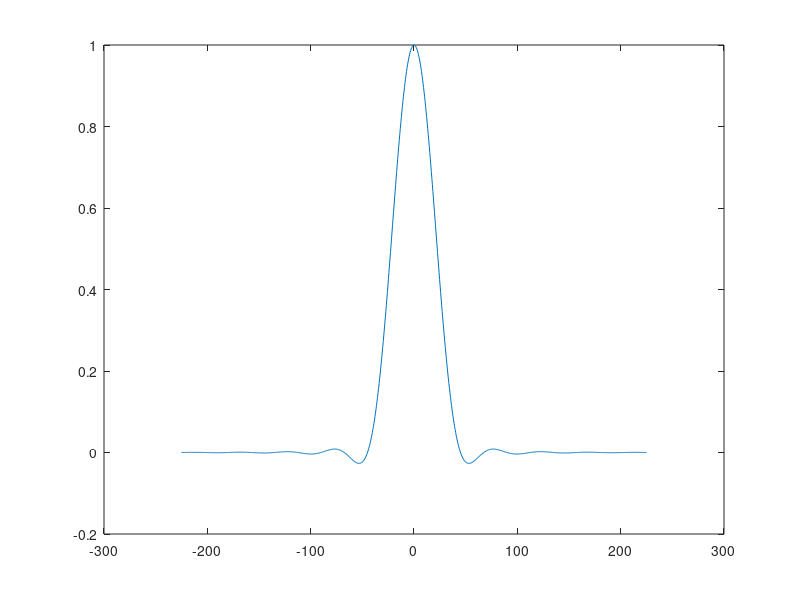

Reproduce this figure in MATLAB.
alpha = 1; 
T = 45; 
t = linspace(-5*T,5*T,20*T);
h = sinc(t/T).*(cos(pi*alpha*t/T)./(1-4*alpha^2*t.^2/T^2));
plot(t, h)